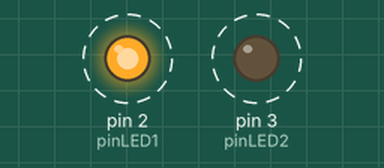
The sketch below on a simulated Arduino Uno, built with avr-gcc and run on an emulated ATmega328P. On the bench: output pins drawn as LEDs (lit = HIGH). Dashed ring = blinking.

Above: at 0.3 s.
Timing chart, 0 to 3.5 s (numbered marks = the images above):
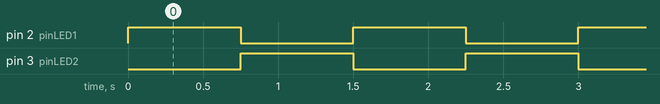

The sketch:

flipflop.ino.ino
```cpp
int pinLED1 = 2;
int pinLED2 = 3;

void setup()
{
 pinMode(pinLED1, OUTPUT);
 pinMode(pinLED2, OUTPUT);
}

void loop()
{
  digitalWrite(pinLED1,HIGH);
  digitalWrite(pinLED2,LOW);
  delay(750);
  digitalWrite(pinLED1,LOW);
  digitalWrite(pinLED2,HIGH);
  delay(750);
}
```

Measured:
- by itself, pin 2 (pinLED1), pin 3 (pinLED2): alternates HIGH for 0.75 s and LOW for 0.75 s
